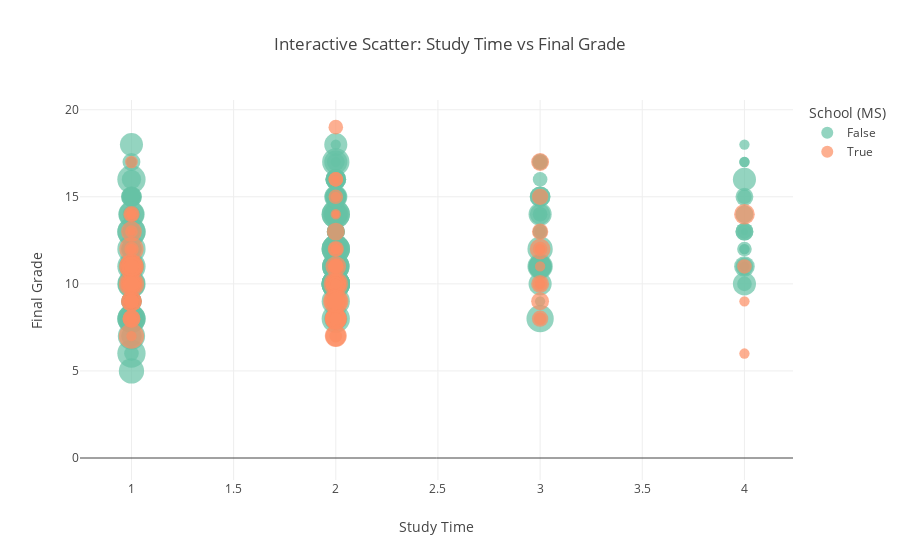

Notebook code for this chart:
### Code cell
# Interactive scatter plot with Plotly
fig = px.scatter(
    df,
    x="studytime",
    y="G3",
    color="school_MS",
    size="absences",
    hover_data=["age", "sex_M"],
    title="Interactive Scatter: Study Time vs Final Grade",
    labels={"studytime": "Study Time", "G3": "Final Grade", "school_MS": "School (MS)"},
    color_discrete_sequence=px.colors.qualitative.Set2,
)
fig.show()

fig.write_image("interactive_scatter_studytime_vs_g3.png", scale=2)

### Figure 1 — Plotly figure (JSON) as saved in the notebook; plotly's stock layout.template omitted (floating-point values rounded to 4 significant figures; data arrays with more than 128 entries replaced by an {"elided": "..."} marker saying what was removed)
{"data": [{"customdata": {"elided": "423x2 mixed values"}, "hovertemplate": "School (MS)=False<br>Study Time=%{x}<br>Final Grade=%{y}<br>absences=%{marker.size}<br>age=%{customdata[0]}<br>sex_M=%{customdata[1]}<extra></extra>", "legendgroup": "False", "marker": {"color": "rgb(102,194,165)", "size": {"elided": "423 int values"}, "sizemode": "area", "sizeref": 0.0375, "symbol": "circle"}, "mode": "markers", "name": "False", "orientation": "v", "showlegend": true, "type": "scatter", "x": {"elided": "423 int values"}, "xaxis": "x", "y": {"elided": "423 int values"}, "yaxis": "y"}, {"customdata": {"elided": "226x2 mixed values"}, "hovertemplate": "School (MS)=True<br>Study Time=%{x}<br>Final Grade=%{y}<br>absences=%{marker.size}<br>age=%{customdata[0]}<br>sex_M=%{customdata[1]}<extra></extra>", "legendgroup": "True", "marker": {"color": "rgb(252,141,98)", "size": {"elided": "226 int values"}, "sizemode": "area", "sizeref": 0.0375, "symbol": "circle"}, "mode": "markers", "name": "True", "orientation": "v", "showlegend": true, "type": "scatter", "x": {"elided": "226 int values"}, "xaxis": "x", "y": {"elided": "226 int values"}, "yaxis": "y"}], "layout": {"legend": {"itemsizing": "constant", "title": {"text": "School (MS)"}, "tracegroupgap": 0}, "title": {"text": "Interactive Scatter: Study Time vs Final Grade"}, "xaxis": {"anchor": "y", "domain": [0, 1], "title": {"text": "Study Time"}}, "yaxis": {"anchor": "x", "domain": [0, 1], "title": {"text": "Final Grade"}}}}
